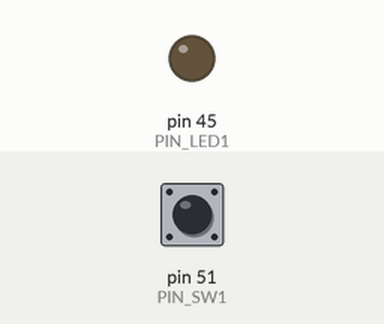
Bench run of a sketch on a simulated Arduino Mega 2560, built with avr-gcc and run on an emulated ATmega2560. Shown: output pins drawn as LEDs (lit = HIGH). The test bench sets the inputs (shaded band); at power-on: pin 51 (PIN_SW1) HIGH.

Above: at 1.2 s.
1.3 s: pin 51 (PIN_SW1) pulled LOW for 0.15 s
At 1.37 s:
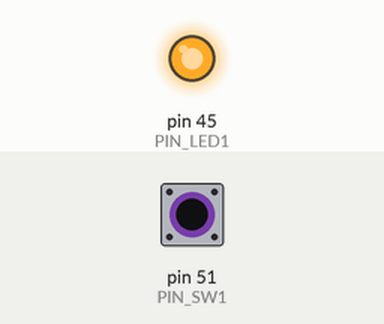
2.9 s: pin 51 (PIN_SW1) pulled LOW for 3.2 s
At 7.0 s:
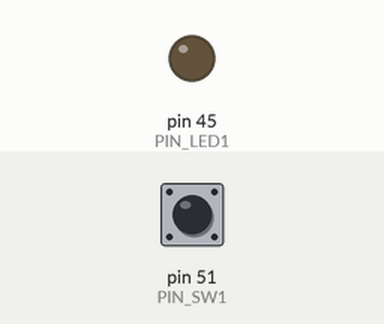
Timing chart, 0 to 8.5 s (numbered marks = the images above; inputs shaded):
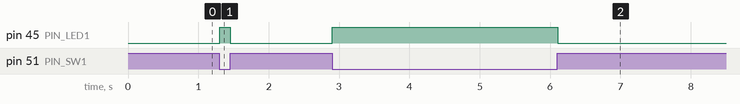

The sketch:

lesson2_switch.ino
```cpp
//----------------------------
// LESSON2：スイッチ
//
// 2023-07-10 ohguma 初版
//----------------------------
// Arduino Mega 拡張基板
// https://github.com/ohguma/mega_board
//
// ■ピン設定
// LED
// ・LED1,LED2,LED3：D45,D47,D49から接続される。
// ・OUTPUTモードで使用する。
// ・各LEDは電流制限抵抗を経由してGNDに接続している。
const int PIN_LED1 = 45;
// タクトスイッチ
// ・SW1,SW2,SW3：D51,D52,D53かから各SWを経由してGNDに接続。
// ・INPUT_PULLUPモードで使用する。
const int PIN_SW1 = 51;
//

void setup() {
  // LED1 出力設定
  pinMode(PIN_LED1, OUTPUT);
  // スイッチ1 プルアップ入力設定
  pinMode(PIN_SW1, INPUT_PULLUP);
}

void loop() {
  // SW1が押されるとINPUT_PULLUPモードのdigitalRead()はLOWになる。
  if (digitalRead(PIN_SW1) == LOW) {
    // SW1を押している時、LED1：点灯
    digitalWrite(PIN_LED1, HIGH);
  } else {
    // SW1が離された時、LED1：消灯
    digitalWrite(PIN_LED1, LOW);
  }
  // 少し待つ
  delay(10);
}

//  ■課題
//  (1) 「Arduinoを始めよう」の「Arduino 公式リファレンス」で以下を調べる。
//    ・INPUT_PULLUP
//    ・digitalRead()
//
//  (2) SW1を押したらLEDが消灯、離したらLEDが点灯するようスケッチを変更する。
//      変更内容をアップロードして動作確認できたら元に戻す。（押して点灯）
//      先とは違う変更で、押したら消灯・離して点灯させる。
//      [ヒント] 30行だけの変更で2パターン、30行以外の変更で最低1パターンの
//               変更ができる。
//
//  (3) SW1だけでなく、SW2とLED2、SW3とLED3も同様に動作させる。
//      [ヒント] setupより前の変数定義を３セット分用意する。
//
```

Measured:
- after the input at 1.3 s, pin 45 (PIN_LED1): LOW → HIGH at once, → LOW 0.15 s later
- after the input at 2.9 s, pin 45 (PIN_LED1): LOW → HIGH at once, → LOW 3.2 s later
